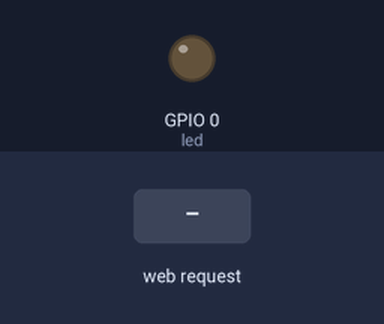
This sketch was run on a simulated ESP8266 (NodeMCU). On the bench: output pins drawn as LEDs (lit = HIGH). Inputs (shaded band) come from the test bench. WiFi joins after 1.5 s; servers stay silent unless stated; what the sketch prints to the serial monitor is not drawn.

Above: at 2.7 s.
2.8 s: HTTP request GET /LEDON received
At 3.9 s:
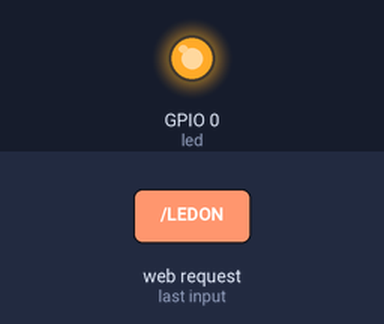
4.3 s: HTTP request GET /LEDOFF received
At 5.1 s:
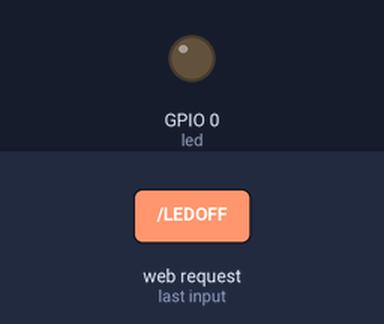
Timing chart, 0 to 7.3 s (numbered marks = the images above; inputs shaded):
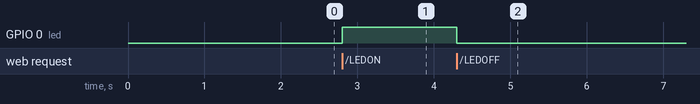

The sketch:

led_on_off_buttons.ino
```cpp
#include <ESP8266WiFi.h>
#include <WiFiClient.h>
#include <ESP8266WebServer.h>
#include <ESP8266mDNS.h>

const char* ssid = "AMIDUINO";
const char* password = "f53*gmPS";

ESP8266WebServer server(80);

static const uint8_t led = 0; // GPIO_0

void handleRoot()
{
   char temp[400];

   sprintf(temp, "%s", "<html> \
   <head></head> \
   <body> \
   <form type='GET' action='LEDON'> \
   <button type='submit'>LED ON</button> \
   </form> \
   <form type='GET' action='LEDOFF'> \
   <button type='submit'>LED OFF</button> \
   </form> \
   </body> \
   </html>");

   server.send(200, "text/html", temp);
}

void handleLEDON()
{
   digitalWrite(led, 1);
   server.send(200, "text/plain", "LED is ON!");
}

void handleLEDOFF()
{
   digitalWrite(led, 0);
   server.send(200, "text/plain", "LED is OFF!");
}

void handleNotFound()
{
   digitalWrite(led, 1);
   String message = "File Not Found\n\n";
   message += "URI: ";
   message += server.uri();
   message += "\nMethod: ";
   message += (server.method() == HTTP_GET)?"GET":"POST";
   message += "\nArguments: ";
   message += server.args();
   message += "\n";
   for (uint8_t i=0; i<server.args(); i++)
     {
        message += " " + server.argName(i) + ": " + server.arg(i) + "\n";
     }
   server.send(404, "text/plain", message);
   digitalWrite(led, 0);
}

void setup(void)
{
   pinMode(led, OUTPUT);
   digitalWrite(led, 0);

   Serial.begin(115200);

   WiFi.begin(ssid, password);

   Serial.println("");
   Serial.println("");
   Serial.println("");

   // Wait for connection
   while (WiFi.status() != WL_CONNECTED)
     {
        delay(500);
        Serial.print(".");
     }

   Serial.println("");
   Serial.print("Connected to ");
   Serial.println(ssid);
   Serial.print("IP address: ");
   Serial.println(WiFi.localIP());

   if (MDNS.begin("esp8266"))
     {
        Serial.println("MDNS responder started");
     }

   server.on("/", handleRoot);
   server.on("/LEDOFF", handleLEDOFF);
   server.on("/LEDON", handleLEDON);

   server.on("/inline", [](){
             server.send(200, "text/plain", "this works as well");
             });

   server.onNotFound(handleNotFound);

   server.begin();
   Serial.println("HTTP server started");
}

void loop(void)
{
   server.handleClient();
}
```

Measured:
- after the input at 2.8 s, GPIO 0 (led): LOW → HIGH at once
- after the input at 4.3 s, GPIO 0 (led): HIGH → LOW at once
